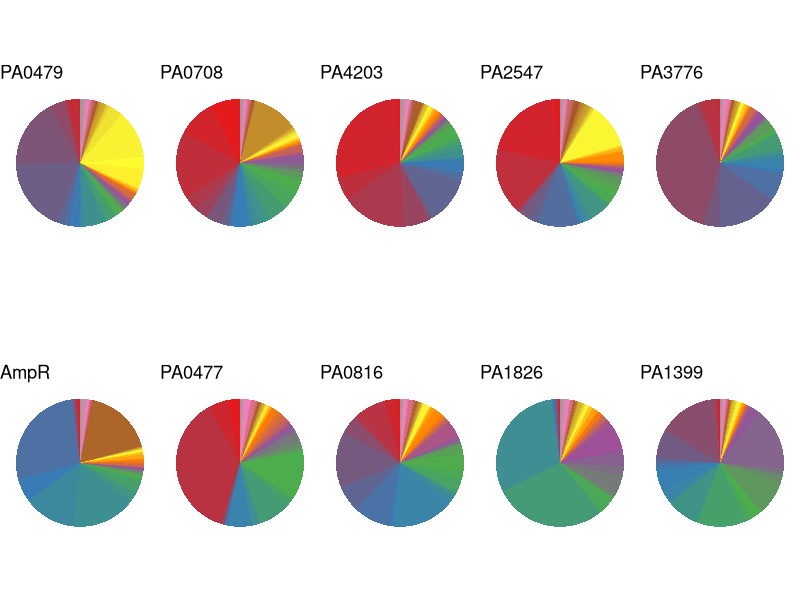
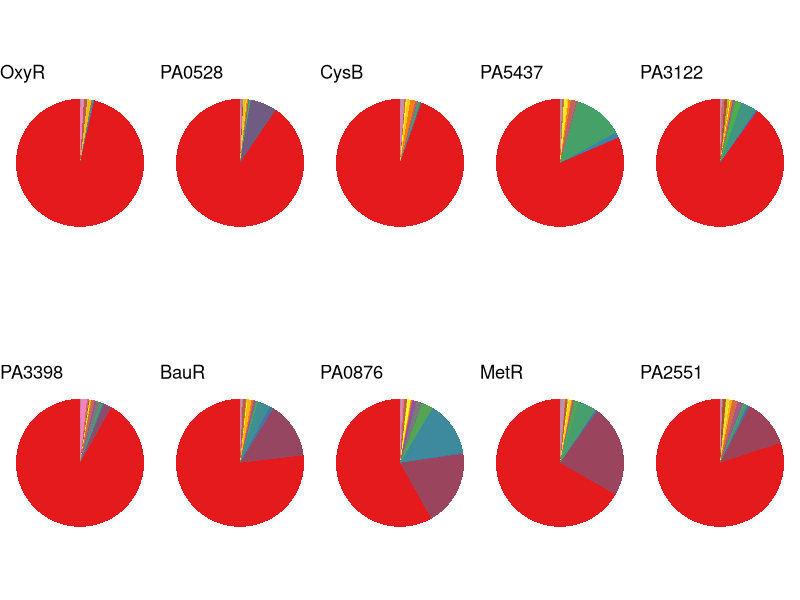
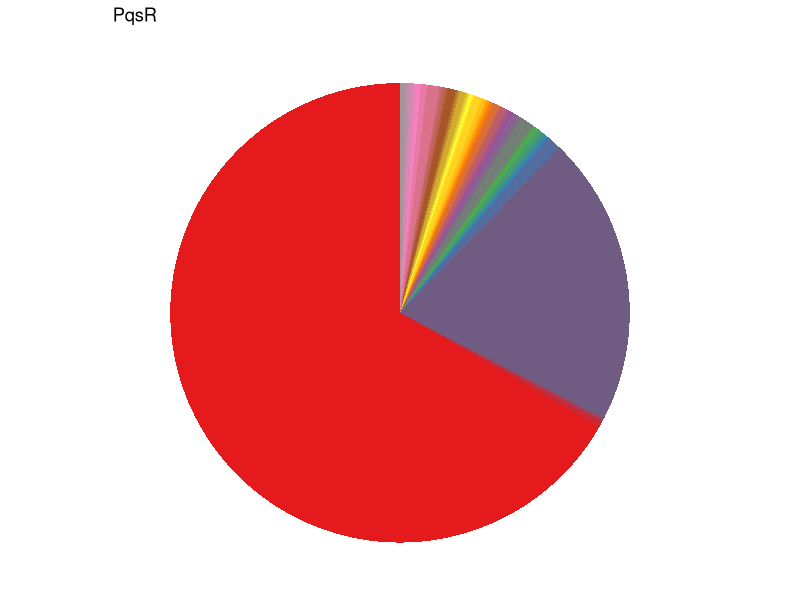

Write R code to recreate these figures, in order.
#10 most variable
ampR <- data.frame(Cluster_Number= 0:65,
                   Number_of_Sequences = c(1	,
                                           4	,
                                           1	,
                                           3	,
                                           1	,
                                           2	,
                                           1	,
                                           189	,
                                           41	,
                                           2	,
                                           91	,
                                           112	,
                                           16	,
                                           4	,
                                           21	,
                                           1	,
                                           2	,
                                           6	,
                                           2	,
                                           2	,
                                           2	,
                                           2	,
                                           1	,
                                           1	,
                                           1	,
                                           1	,
                                           1	,
                                           1	,
                                           1	,
                                           5	,
                                           1	,
                                           2	,
                                           4	,
                                           1	,
                                           2	,
                                           6	,
                                           3	,
                                           1	,
                                           1	,
                                           1	,
                                           1	,
                                           2	,
                                           1	,
                                           1	,
                                           1	,
                                           1	,
                                           1	,
                                           1	,
                                           119	,
                                           1	,
                                           1	,
                                           3	,
                                           1	,
                                           1	,
                                           1	,
                                           1	,
                                           2	,
                                           1	,
                                           1	,
                                           1	,
                                           2	,
                                           5	,
                                           1	,
                                           1	,
                                           1	,
                                           1)	)
ampR$Cluster_Number <- as.factor(ampR$Cluster_Number)                                           


PA0477 <- data.frame(Cluster_Number= 0:65,
                     Number_of_Sequences = c(21	,
                                             35	,
                                             257	,
                                             2	,
                                             4	,
                                             1	,
                                             1	,
                                             1	,
                                             4	,
                                             40	,
                                             2	,
                                             14	,
                                             1	,
                                             56	,
                                             13	,
                                             5	,
                                             84	,
                                             2	,
                                             3	,
                                             10	,
                                             6	,
                                             16	,
                                             2	,
                                             8	,
                                             3	,
                                             1	,
                                             5	,
                                             3	,
                                             7	,
                                             7	,
                                             7	,
                                             5	,
                                             9	,
                                             1	,
                                             2	,
                                             1	,
                                             2	,
                                             1	,
                                             1	,
                                             1	,
                                             1	,
                                             1	,
                                             2	,
                                             1	,
                                             3	,
                                             2	,
                                             2	,
                                             2	,
                                             2	,
                                             1	,
                                             1	,
                                             1	,
                                             1	,
                                             2	,
                                             8	,
                                             2	,
                                             1	,
                                             3	,
                                             7	,
                                             1	,
                                             1	,
                                             1	,
                                             1	,
                                             1	,
                                             1	,
                                             1	
                     ))
PA0477$Cluster_Number <- as.factor(PA0477$Cluster_Number)

PA0479 <- data.frame(Cluster_Number= 0:82, 
                     Number_of_Sequences = c(1,
                                             1	,
                                             21	,
                                             1	,
                                             3	,
                                             27	,
                                             120	,
                                             129	,
                                             13	,
                                             9	,
                                             17	,
                                             1	,
                                             6	,
                                             2	,
                                             33	,
                                             4	,
                                             4	,
                                             14	,
                                             3	,
                                             2	,
                                             1	,
                                             10	,
                                             2	,
                                             1	,
                                             1	,
                                             2	,
                                             2	,
                                             3	,
                                             3	,
                                             1	,
                                             2	,
                                             2	,
                                             1	,
                                             2	,
                                             2	,
                                             1	,
                                             2	,
                                             8	,
                                             1	,
                                             1	,
                                             1	,
                                             1	,
                                             1	,
                                             1	,
                                             1	,
                                             1	,
                                             2	,
                                             1	,
                                             1	,
                                             1	,
                                             34	,
                                             21	,
                                             84	,
                                             24	,
                                             5	,
                                             1	,
                                             5	,
                                             6	,
                                             3	,
                                             1	,
                                             1	,
                                             2	,
                                             1	,
                                             1	,
                                             2	,
                                             1	,
                                             2	,
                                             2	,
                                             1	,
                                             2	,
                                             1	,
                                             1	,
                                             1	,
                                             1	,
                                             1	,
                                             2	,
                                             1	,
                                             1	,
                                             1	,
                                             1	,
                                             4	,
                                             1	,
                                             1))
PA0479$Cluster_Number <- as.factor(PA0479$Cluster_Number)

PA0708 <- data.frame(Cluster_Number= 0:79,
                     Number_of_Sequences = c(50	,
                                             66	,
                                             115	,
                                             27	,
                                             22	,
                                             1	,
                                             26	,
                                             11	,
                                             3	,
                                             4	,
                                             27	,
                                             8	,
                                             2	,
                                             9	,
                                             16	,
                                             7	,
                                             30	,
                                             2	,
                                             24	,
                                             11	,
                                             17	,
                                             2	,
                                             11	,
                                             1	,
                                             3	,
                                             3	,
                                             6	,
                                             2	,
                                             14	,
                                             1	,
                                             1	,
                                             2	,
                                             3	,
                                             1	,
                                             11	,
                                             1	,
                                             1	,
                                             1	,
                                             1	,
                                             1	,
                                             1	,
                                             1	,
                                             1	,
                                             2	,
                                             1	,
                                             1	,
                                             1	,
                                             2	,
                                             1	,
                                             3	,
                                             1	,
                                             5	,
                                             1	,
                                             3	,
                                             2	,
                                             3	,
                                             78	,
                                             2	,
                                             1	,
                                             1	,
                                             2	,
                                             1	,
                                             1	,
                                             2	,
                                             1	,
                                             1	,
                                             2	,
                                             1	,
                                             1	,
                                             1	,
                                             1	,
                                             1	,
                                             1	,
                                             1	,
                                             1	,
                                             1	,
                                             1	,
                                             1	,
                                             1	,
                                             1	
                     ))
PA0708$Cluster_Number <- as.factor(PA0708$Cluster_Number) 

PA0816 <- data.frame(Cluster_Number= 0:63,
                     Number_of_Sequences = c(6	,
                                             21	,
                                             55	,
                                             6	,
                                             29	,
                                             99	,
                                             46	,
                                             65	,
                                             6	,
                                             109	,
                                             13	,
                                             3	,
                                             5	,
                                             1	,
                                             22	,
                                             15	,
                                             32	,
                                             15	,
                                             1	,
                                             3	,
                                             1	,
                                             2	,
                                             3	,
                                             3	,
                                             1	,
                                             31	,
                                             1	,
                                             6	,
                                             1	,
                                             3	,
                                             1	,
                                             5	,
                                             14	,
                                             6	,
                                             2	,
                                             1	,
                                             1	,
                                             1	,
                                             1	,
                                             4	,
                                             7	,
                                             1	,
                                             1	,
                                             2	,
                                             2	,
                                             3	,
                                             2	,
                                             1	,
                                             1	,
                                             3	,
                                             1	,
                                             1	,
                                             8	,
                                             1	,
                                             1	,
                                             1	,
                                             5	,
                                             1	,
                                             1	,
                                             1	,
                                             1	,
                                             1	,
                                             1	,
                                             1	
                     ))
PA0816$Cluster_Number <- as.factor(PA0816$Cluster_Number)

PA1399 <- data.frame(Cluster_Number= 0:61,
                     Number_of_Sequences = c(2	,
                                             2	,
                                             2	,
                                             5	,
                                             102	,
                                             49	,
                                             10	,
                                             10	,
                                             40	,
                                             21	,
                                             3	,
                                             55	,
                                             1	,
                                             85	,
                                             11	,
                                             19	,
                                             1	,
                                             58	,
                                             15	,
                                             1	,
                                             10	,
                                             109	,
                                             16	,
                                             1	,
                                             3	,
                                             3	,
                                             1	,
                                             1	,
                                             1	,
                                             1	,
                                             2	,
                                             1	,
                                             1	,
                                             2	,
                                             1	,
                                             1	,
                                             1	,
                                             4	,
                                             1	,
                                             2	,
                                             2	,
                                             4	,
                                             2	,
                                             1	,
                                             2	,
                                             1	,
                                             1	,
                                             1	,
                                             1	,
                                             1	,
                                             1	,
                                             1	,
                                             2	,
                                             1	,
                                             1	,
                                             1	,
                                             1	,
                                             1	,
                                             1	,
                                             1	,
                                             1	,
                                             1	
                     ))
PA1399$Cluster_Number <- as.factor(PA1399$Cluster_Number)  

PA1826 <- data.frame(Cluster_Number= 0:60,
                             Number_of_Sequences = c(1	,
                                                     1	,
                                                     1	,
                                                     1	,
                                                     2	,
                                                     1	,
                                                     3	,
                                                     2	,
                                                     2	,
                                                     1	,
                                                     198	,
                                                     3	,
                                                     188	,
                                                     4	,
                                                     27	,
                                                     1	,
                                                     1	,
                                                     1	,
                                                     6	,
                                                     32	,
                                                     17	,
                                                     25	,
                                                     2	,
                                                     50	,
                                                     7	,
                                                     2	,
                                                     5	,
                                                     4	,
                                                     1	,
                                                     6	,
                                                     3	,
                                                     1	,
                                                     8	,
                                                     1	,
                                                     6	,
                                                     1	,
                                                     1	,
                                                     2	,
                                                     3	,
                                                     3	,
                                                     3	,
                                                     6	,
                                                     2	,
                                                     2	,
                                                     2	,
                                                     1	,
                                                     1	,
                                                     1	,
                                                     1	,
                                                     3	,
                                                     2	,
                                                     1	,
                                                     2	,
                                                     1	,
                                                     1	,
                                                     5	,
                                                     1	,
                                                     2	,
                                                     1	,
                                                     2	,
                                                     1	
                             ))
PA1826$Cluster_Number <- as.factor(PA1826$Cluster_Number)  

PA2547 <- data.frame(Cluster_Number= 0:76,
                     Number_of_Sequences = c(11	,
                                             137	,
                                             113	,
                                             5	,
                                             1	,
                                             3	,
                                             20	,
                                             15	,
                                             71	,
                                             1	,
                                             6	,
                                             1	,
                                             11	,
                                             8	,
                                             29	,
                                             5	,
                                             1	,
                                             1	,
                                             16	,
                                             6	,
                                             14	,
                                             11	,
                                             3	,
                                             5	,
                                             1	,
                                             1	,
                                             2	,
                                             1	,
                                             3	,
                                             1	,
                                             3	,
                                             1	,
                                             2	,
                                             1	,
                                             1	,
                                             2	,
                                             1	,
                                             1	,
                                             4	,
                                             15	,
                                             1	,
                                             2	,
                                             5	,
                                             1	,
                                             1	,
                                             1	,
                                             2	,
                                             1	,
                                             77	,
                                             1	,
                                             4	,
                                             1	,
                                             4	,
                                             7	,
                                             5	,
                                             5	,
                                             1	,
                                             8	,
                                             1	,
                                             1	,
                                             3	,
                                             6	,
                                             1	,
                                             1	,
                                             1	,
                                             1	,
                                             1	,
                                             1	,
                                             1	,
                                             1	,
                                             1	,
                                             1	,
                                             1	,
                                             1	,
                                             1	,
                                             1	,
                                             1	
                     ))

PA2547$Cluster_Number <- as.factor(PA2547$Cluster_Number)

PA3776 <- data.frame(Cluster_Number= 0:65,
                     Number_of_Sequences = c(1	,
                                             1	,
                                             31	,
                                             9	,
                                             273	,
                                             26	,
                                             107	,
                                             49	,
                                             6	,
                                             20	,
                                             9	,
                                             1	,
                                             6	,
                                             27	,
                                             1	,
                                             4	,
                                             3	,
                                             5	,
                                             17	,
                                             1	,
                                             1	,
                                             1	,
                                             2	,
                                             2	,
                                             9	,
                                             4	,
                                             3	,
                                             1	,
                                             2	,
                                             9	,
                                             1	,
                                             1	,
                                             1	,
                                             1	,
                                             1	,
                                             2	,
                                             2	,
                                             3	,
                                             1	,
                                             1	,
                                             3	,
                                             2	,
                                             1	,
                                             1	,
                                             1	,
                                             4	,
                                             4	,
                                             1	,
                                             2	,
                                             1	,
                                             1	,
                                             1	,
                                             1	,
                                             1	,
                                             1	,
                                             2	,
                                             5	,
                                             1	,
                                             2	,
                                             1	,
                                             1	,
                                             1	,
                                             1	,
                                             1	,
                                             1	,
                                             1	
                     ))
PA3776$Cluster_Number  <- as.factor(PA3776$Cluster_Number)  

PA4203 <- data.frame(Cluster_Number= 0:74,
                     Number_of_Sequences = c(7	,
                                             186	,
                                             38	,
                                             109	,
                                             45	,
                                             1	,
                                             7	,
                                             78	,
                                             14	,
                                             20	,
                                             4	,
                                             1	,
                                             2	,
                                             13	,
                                             9	,
                                             3	,
                                             4	,
                                             3	,
                                             21	,
                                             4	,
                                             2	,
                                             5	,
                                             1	,
                                             1	,
                                             1	,
                                             1	,
                                             3	,
                                             1	,
                                             1	,
                                             1	,
                                             1	,
                                             3	,
                                             2	,
                                             1	,
                                             1	,
                                             1	,
                                             2	,
                                             2	,
                                             3	,
                                             3	,
                                             2	,
                                             1	,
                                             1	,
                                             1	,
                                             3	,
                                             1	,
                                             2	,
                                             2	,
                                             1	,
                                             1	,
                                             5	,
                                             1	,
                                             1	,
                                             1	,
                                             2	,
                                             8	,
                                             1	,
                                             6	,
                                             1	,
                                             1	,
                                             1	,
                                             1	,
                                             2	,
                                             1	,
                                             1	,
                                             1	,
                                             2	,
                                             1	,
                                             2	,
                                             1	,
                                             2	,
                                             2	,
                                             2	,
                                             1	,
                                             1	
                     ))
PA4203$Cluster_Number <- as.factor(PA4203$Cluster_Number) 


#create pie chart
install.packages("ggplot2")
library(ggplot2)

install.packages("RColorBrewer")
library(RColorBrewer)

colourCount1 = length(unique(ampR$Cluster_Number))
colourCount2 = length(unique(PA0477$Cluster_Number))
colourCount3 = length(unique(PA0479$Cluster_Number))
colourCount4 = length(unique(PA0708$Cluster_Number))
colourCount5 = length(unique(PA0816$Cluster_Number))
colourCount6 = length(unique(PA1399$Cluster_Number))
colourCount7 = length(unique(PA1826$Cluster_Number))
colourCount8 = length(unique(PA2547$Cluster_Number))
colourCount9 = length(unique(PA3776$Cluster_Number))
colourCount10 = length(unique(PA4203$Cluster_Number))


getPalette = colorRampPalette(brewer.pal(9, "Set1"))


ampR_pie <- ggplot(ampR,aes(x="",y=Number_of_Sequences,fill=Cluster_Number)) + geom_bar(width=1,stat="identity") + coord_polar("y",start=0) +ggtitle("AmpR")+scale_fill_manual(values = getPalette(colourCount1)) + theme_void() +theme(legend.position = "none")
PA0477_pie <- ggplot(PA0477,aes(x="",y=Number_of_Sequences,fill=Cluster_Number)) + geom_bar(width=1,stat="identity") + coord_polar("y",start=0) +ggtitle("PA0477")+scale_fill_manual(values = getPalette(colourCount2))+ theme_void() + theme(legend.position = "none")
PA0479_pie <- ggplot(PA0479,aes(x="",y=Number_of_Sequences,fill=Cluster_Number))+ geom_bar(width=1,stat="identity") + coord_polar("y",start=0) +ggtitle("PA0479")+scale_fill_manual(values = getPalette(colourCount3))+ theme_void()+theme(legend.position = "none")
PA0708_pie<- ggplot(PA0708,aes(x="",y=Number_of_Sequences,fill=Cluster_Number)) + geom_bar(width=1,stat="identity") + coord_polar("y",start=0) +ggtitle("PA0708")+scale_fill_manual(values = getPalette(colourCount4))+ theme_void()+theme(legend.position = "none")
PA0816_pie <- ggplot(PA0816,aes(x="",y=Number_of_Sequences,fill=Cluster_Number)) + geom_bar(width=1,stat="identity") + coord_polar("y",start=0) +ggtitle("PA0816")+scale_fill_manual(values = getPalette(colourCount5))+ theme_void()+theme(legend.position = "none")
PA1399_pie <- ggplot(PA1399,aes(x="",y=Number_of_Sequences,fill=Cluster_Number)) + geom_bar(width=1,stat="identity") + coord_polar("y",start=0) +ggtitle("PA1399")+scale_fill_manual(values = getPalette(colourCount6))+ theme_void()+theme(legend.position = "none")
PA1826_pie<- ggplot(PA1826,aes(x="",y=Number_of_Sequences,fill=Cluster_Number)) + geom_bar(width=1,stat="identity") + coord_polar("y",start=0) +ggtitle("PA1826")+scale_fill_manual(values = getPalette(colourCount7))+ theme_void()+theme(legend.position = "none")
PA2547_pie <- ggplot(PA2547,aes(x="",y=Number_of_Sequences,fill=Cluster_Number)) + geom_bar(width=1,stat="identity") + coord_polar("y",start=0) +ggtitle("PA2547")+scale_fill_manual(values = getPalette(colourCount8))+ theme_void()+theme(legend.position = "none")
PA3776_pie <- ggplot(PA3776,aes(x="",y=Number_of_Sequences,fill=Cluster_Number)) + geom_bar(width=1,stat="identity") + coord_polar("y",start=0) +ggtitle("PA3776") +scale_fill_manual(values = getPalette(colourCount9))+theme_void()+theme(legend.position = "none")
PA4203_pie <- ggplot(PA4203,aes(x="",y=Number_of_Sequences,fill=Cluster_Number)) + geom_bar(width=1,stat="identity") + coord_polar("y",start=0) +ggtitle("PA4203") +scale_fill_manual(values = getPalette(colourCount10))+theme_void()+theme(legend.position = "none")

install.packages("gridExtra")
library(gridExtra)
require(gridExtra)
grid.arrange(PA0479_pie,
             PA0708_pie,
             PA4203_pie,
             PA2547_pie,
             PA3776_pie,
             ampR_pie ,
             PA0477_pie,
             PA0816_pie,
             PA1826_pie,
             PA1399_pie,ncol=5)



#10 least variable
bauR <- data.frame(Cluster_Number= 0:18,
                   Number_of_Sequences = c(535	,
                   100	,
                   7	,
                   22	,
                   3	,
                   1	,
                   1	,
                   3	,
                   2	,
                   2	,
                   7	,
                   1	,
                   1	,
                   1	,
                   5	,
                   2	,
                   1	,
                   1	,
                   1))	

bauR$Cluster_Number <- as.factor(bauR$Cluster_Number)                   


cysB <- data.frame(Cluster_Number= 0:14,
                   Number_of_Sequences = c(660	,
                                           2	,
                                           1	,
                                           1	,
                                           4	,
                                           1	,
                                           3	,
                                           9	,
                                           5	,
                                           3	,
                                           1	,
                                           1	,
                                           1	,
                                           6	,
                                           1	
                   ))
cysB$Cluster_Number <- as.factor(cysB$Cluster_Number) 

metR <- data.frame(Cluster_Number= 0:19,
                   Number_of_Sequences = c(463	,
                                           162	,
                                           3	,
                                           1	,
                                           32	,
                                           8	,
                                           1	,
                                           1	,
                                           1	,
                                           1	,
                                           1	,
                                           5	,
                                           1	,
                                           1	,
                                           3	,
                                           1	,
                                           1	,
                                           1	,
                                           6	,
                                           1	))
metR$Cluster_Number <- as.factor(metR$Cluster_Number) 

oxyR <- data.frame(Cluster_Number= 0:9,
                   Number_of_Sequences = c(673	,
                                           2	,
                                           1	,
                                           1	,
                                           1	,
                                           5	,
                                           2	,
                                           6	,
                                           6	,
                                           1	
                   ))
oxyR$Cluster_Number <- as.factor(oxyR$Cluster_Number)

PA0528 <- data.frame(Cluster_Number= 0:12,
                   Number_of_Sequences = c(633	,
                                           47	,
                                           1	,
                                           2	,
                                           1	,
                                           1	,
                                           2	,
                                           2	,
                                           4	,
                                           1	,
                                           3	,
                                           1	,
                                           1	
                   ))
PA0528 $Cluster_Number <- as.factor(PA0528$Cluster_Number)

PA0876 <- data.frame(Cluster_Number= 0:19,
                     Number_of_Sequences = c(404	,
                                             133	,
                                             2	,
                                             96	,
                                             2	,
                                             18	,
                                             11	,
                                             7	,
                                             1	,
                                             1	,
                                             1	,
                                             1	,
                                             5	,
                                             1	,
                                             2	,
                                             3	,
                                             3	,
                                             2	,
                                             1	,
                                             1	
                     ))
PA0876$Cluster_Number <- as.factor(PA0876$Cluster_Number)

PA2551 <- data.frame(Cluster_Number= 0:20,
                     Number_of_Sequences = c(558,
                                             85,
                                             4	,
                                             1	,
                                             6	,
                                             1	,
                                             1	,
                                             3	,
                                             7	,
                                             9	,
                                             1	,
                                             4	,
                                             1	,
                                             5	,
                                             1	,
                                             5	,
                                             1	,
                                             1	,
                                             1	,
                                             1	,
                                             1	
                     ))
PA2551$Cluster_Number <- as.factor(PA2551$Cluster_Number)

PA3122 <- data.frame(Cluster_Number= 0:16,
                     Number_of_Sequences = c(626	,
                                             1	,
                                             3	,
                                             27	,
                                             11	,
                                             3	,
                                             1	,
                                             1	,
                                             3	,
                                             1	,
                                             1	,
                                             4	,
                                             5	,
                                             5	,
                                             1	,
                                             1	,
                                             1	
                     ))
PA3122$Cluster_Number <- as.factor(PA3122$Cluster_Number)


PA5437 <- data.frame(Cluster_Number= 0:14,
                     Number_of_Sequences = c(567	,
                                             1	,
                                             9	,
                                             85	,
                                             4	,
                                             1	,
                                             10	,
                                             4	,
                                             2	,
                                             6	,
                                             2	,
                                             1	,
                                             1	,
                                             1	,
                                             2	
                     ))
PA5437$Cluster_Number <- as.factor(PA5437$Cluster_Number)


yeie1 <- data.frame(Cluster_Number= 0:16,
                    Number_of_Sequences = c(636	,
                                            15	,
                                            1	,
                                            3	,
                                            1	,
                                            8	,
                                            3	,
                                            6	,
                                            1	,
                                            1	,
                                            1	,
                                            1	,
                                            1	,
                                            3	,
                                            10	,
                                            1	,
                                            1	
                    ))
yeie1$Cluster_Number <- as.factor(yeie1$Cluster_Number)
set.seed(15887)

colourCount11 = length(unique(bauR$Cluster_Number))
colourCount12 = length(unique(cysB$Cluster_Number))
colourCount13 = length(unique(metR$Cluster_Number))
colourCount14 = length(unique(oxyR$Cluster_Number))
colourCount15 = length(unique(PA0528$Cluster_Number))
colourCount16 = length(unique(PA0876$Cluster_Number))
colourCount17 = length(unique(PA2551$Cluster_Number))
colourCount18 = length(unique(PA3122$Cluster_Number))
colourCount19 = length(unique(PA5437$Cluster_Number))
colourCount20 = length(unique(yeie1$Cluster_Number))


bauR_pie <- ggplot(bauR,aes(x="",y=Number_of_Sequences,fill=Cluster_Number)) + geom_bar(width=1,stat="identity") + coord_polar("y",start=0) +ggtitle("BauR")+scale_fill_manual(values = getPalette(colourCount11)) + theme_void() +theme(legend.position = "none")
cysB_pie <- ggplot(cysB,aes(x="",y=Number_of_Sequences,fill=Cluster_Number)) + geom_bar(width=1,stat="identity") + coord_polar("y",start=0) +ggtitle("CysB")+scale_fill_manual(values = getPalette(colourCount12))+ theme_void() + theme(legend.position = "none")
metR_pie <- ggplot(metR,aes(x="",y=Number_of_Sequences,fill=Cluster_Number)) + geom_bar(width=1,stat="identity") + coord_polar("y",start=0) +ggtitle("MetR") +scale_fill_manual(values = getPalette(colourCount13))+theme_void()+theme(legend.position = "none")
oxyR_pie <- ggplot(oxyR,aes(x="",y=Number_of_Sequences,fill=Cluster_Number))+ geom_bar(width=1,stat="identity") + coord_polar("y",start=0) +ggtitle("OxyR")+scale_fill_manual(values = getPalette(colourCount14))+ theme_void()+theme(legend.position = "none")
PA0528_pie<- ggplot(PA0528,aes(x="",y=Number_of_Sequences,fill=Cluster_Number)) + geom_bar(width=1,stat="identity") + coord_polar("y",start=0) +ggtitle("PA0528")+scale_fill_manual(values = getPalette(colourCount15))+ theme_void()+theme(legend.position = "none")
PA0876_pie <- ggplot(PA0876,aes(x="",y=Number_of_Sequences,fill=Cluster_Number)) + geom_bar(width=1,stat="identity") + coord_polar("y",start=0) +ggtitle("PA0876")+scale_fill_manual(values = getPalette(colourCount16))+ theme_void()+theme(legend.position = "none")
PA2551_pie <- ggplot(PA2551,aes(x="",y=Number_of_Sequences,fill=Cluster_Number)) + geom_bar(width=1,stat="identity") + coord_polar("y",start=0) +ggtitle("PA2551")+scale_fill_manual(values = getPalette(colourCount17))+ theme_void()+theme(legend.position = "none")
PA3122_pie<- ggplot(PA3122,aes(x="",y=Number_of_Sequences,fill=Cluster_Number)) + geom_bar(width=1,stat="identity") + coord_polar("y",start=0) +ggtitle("PA3122")+scale_fill_manual(values = getPalette(colourCount18))+ theme_void()+theme(legend.position = "none")
PA5437_pie <- ggplot(PA5437,aes(x="",y=Number_of_Sequences,fill=Cluster_Number)) + geom_bar(width=1,stat="identity") + coord_polar("y",start=0) +ggtitle("PA5437")+scale_fill_manual(values = getPalette(colourCount19))+ theme_void()+theme(legend.position = "none")
yeie1_pie <- ggplot(yeie1,aes(x="",y=Number_of_Sequences,fill=Cluster_Number)) + geom_bar(width=1,stat="identity") + coord_polar("y",start=0) +ggtitle("PA3398") +scale_fill_manual(values = getPalette(colourCount20))+theme_void()+theme(legend.position = "none")

require(gridExtra)
grid.arrange(oxyR_pie ,
             PA0528_pie,
             cysB_pie,
             PA5437_pie,
             PA3122_pie,
             yeie1_pie,
             bauR_pie,
             PA0876_pie,
             metR_pie,
             PA2551_pie,ncol=5)


#PQSR!! 

pqsr <- data.frame(Cluster_Number= 0:48,
                    Number_of_Sequences = c(459	,
                                            3	,
                                            1	,
                                            1	,
                                            140,
                                            7	,
                                            1	,
                                            1	,
                                            1	,
                                            1	,
                                            2	,
                                            1	,
                                            1	,
                                            1	,
                                            1	,
                                            6	,
                                            2	,
                                            3	,
                                            1	,
                                            2	,
                                            3	,
                                            1	,
                                            3	,
                                            1	,
                                            1	,
                                            1	,
                                            1	,
                                            2	,
                                            4	,
                                            1	,
                                            1	,
                                            1	,
                                            1	,
                                            3	,
                                            1	,
                                            1	,
                                            4	,
                                            1	,
                                            2	,
                                            1	,
                                            6	,
                                            3	,
                                            2	,
                                            1	,
                                            2	,
                                            1	,
                                            1	,
                                            2	,
                                            1	
                    ))
pqsr$Cluster_Number <- as.factor(pqsr$Cluster_Number)  

getPalette = colorRampPalette(brewer.pal(9, "Set1"))

colourCount21 = length(unique(pqsr$Cluster_Number))
pqsr_pie <- ggplot(pqsr,aes(x="",y=Number_of_Sequences,fill=Cluster_Number)) + geom_bar(width=1,stat="identity") + coord_polar("y",start=0) +ggtitle("PqsR")+scale_fill_manual(values = getPalette(colourCount21)) + theme_void() +theme(legend.position = "none")
pqsr_pie
